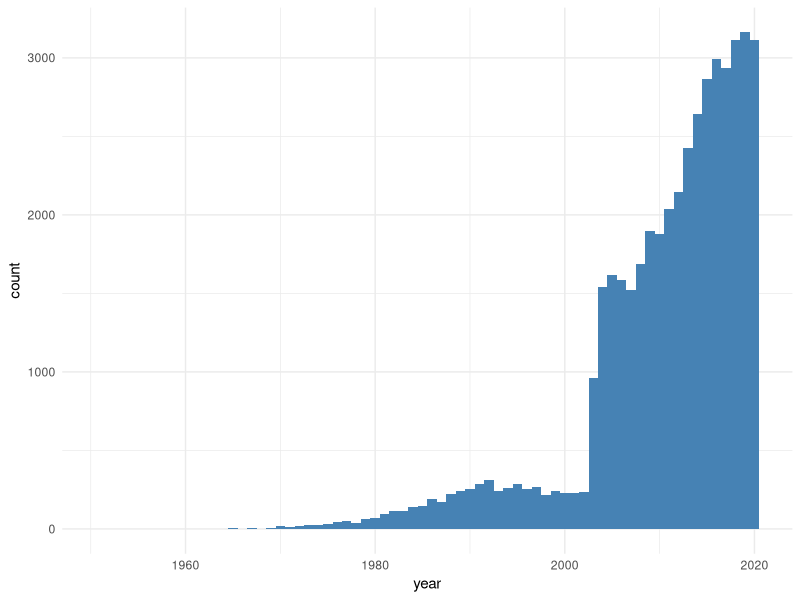
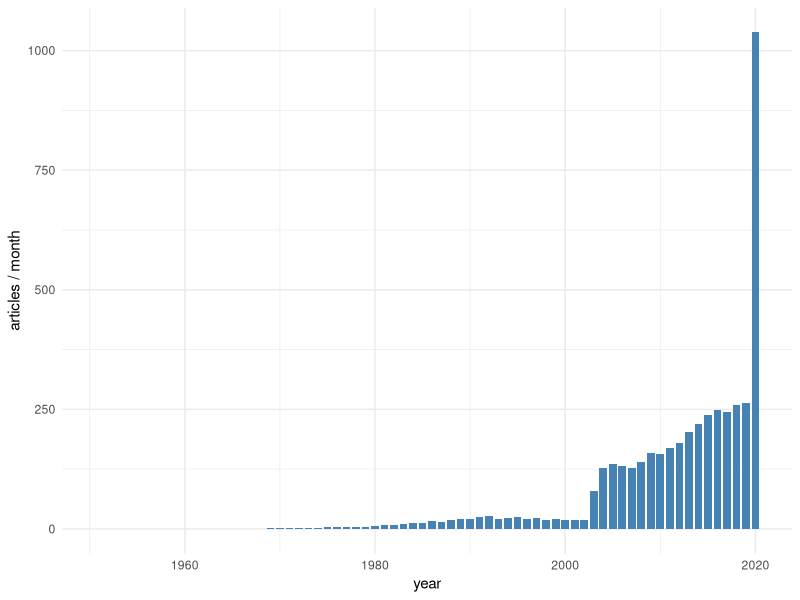

Write the R code that produced these figures, in order.
## ---- chunk 1
#install.packages("tidyverse")
#install.packages("lubridate")
library(tidyverse)
library(lubridate)
## ---- chunk 2
CORD19id_date <- read_csv(
  "CORD19v5_R/output/CORD19id_date.csv",
  col_types = cols(pmcid = col_character(),
                   pubmed_id = col_character())
  )
## ---- chunk 3

#create column for year
CORD19id_date_year <- CORD19id_date %>%
  mutate(year = lubridate::year(date))

#quick plot
date_plot <- CORD19id_date_year %>%
  filter(!is.na(year))

ggplot(date_plot, aes(year)) +
  geom_histogram(binwidth = 1, fill="steelblue") + 
  theme_minimal()
                 
## ---- chunk 4
ave_month <- CORD19id_date_year %>%
  filter(!is.na(date)) %>%
  group_by(year) %>%
  count() %>%
  mutate(month = case_when(
    year != 2020 ~ round((n/12)),
    year == 2020 ~ round((n/3)))
    )

ggplot(data=ave_month, aes(x=year, y=month)) +
  geom_bar(stat="identity", width=0.8, fill="steelblue") +
  theme_minimal() +
  labs(y = "articles / month")
